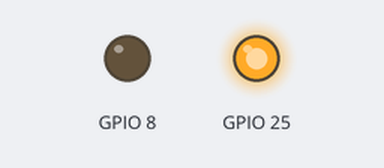
The program below on a simulated Raspberry Pi (BCM pin numbers). Shown: output pins drawn as LEDs (lit = HIGH).

Above: at 0.03 s.
At 1.42 s:
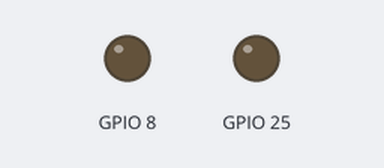
At 2.93 s:
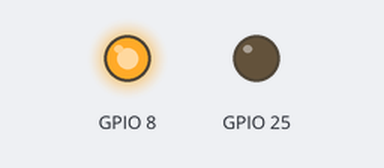
Timing chart, 0 to 3.2 s (numbered marks = the images above):
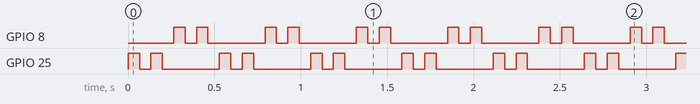

The program:

strobe.py
```python
#!/usr/bin/env python3

#----------------------------------------------------------------------
# Copyright (c) 2021, gcarver
# All rights reserved.
#
# Redistribution and use in source and binary forms, with or without modification,
# are permitted provided that the following conditions are met:
#
#     * Redistributions of source code must retain the above copyright notice,
#       this list of conditions and the following disclaimer.
#
#     * Redistributions in binary form must reproduce the above copyright notice,
#       this list of conditions and the following disclaimer in the documentation
#       and/or other materials provided with the distribution.
#
#     * The name of Guy Carver may not be used to endorse or promote products derived
#       from this software without specific prior written permission.
#
# THIS SOFTWARE IS PROVIDED BY THE COPYRIGHT HOLDERS AND CONTRIBUTORS "AS IS" AND
# ANY EXPRESS OR IMPLIED WARRANTIES, INCLUDING, BUT NOT LIMITED TO, THE IMPLIED
# WARRANTIES OF MERCHANTABILITY AND FITNESS FOR A PARTICULAR PURPOSE ARE
# DISCLAIMED. IN NO EVENT SHALL THE COPYRIGHT OWNER OR CONTRIBUTORS BE LIABLE FOR
# ANY DIRECT, INDIRECT, INCIDENTAL, SPECIAL, EXEMPLARY, OR CONSEQUENTIAL DAMAGES
# (INCLUDING, BUT NOT LIMITED TO, PROCUREMENT OF SUBSTITUTE GOODS OR SERVICES;
# LOSS OF USE, DATA, OR PROFITS; OR BUSINESS INTERRUPTION) HOWEVER CAUSED AND ON
# ANY THEORY OF LIABILITY, WHETHER IN CONTRACT, STRICT LIABILITY, OR TORT
# (INCLUDING NEGLIGENCE OR OTHERWISE) ARISING IN ANY WAY OUT OF THE USE OF THIS
# SOFTWARE, EVEN IF ADVISED OF THE POSSIBILITY OF SUCH DAMAGE.
#
# FILE    strobe.py
# BY      gcarver
# DATE    05/04/2021 01:50 AM
#----------------------------------------------------------------------

import RPi.GPIO as gp

#--------------------------------------------------------
class strobe(object):
  '''Strobe 2 pins (labelled left/right) twice each repeatedly while on.
     assume gpio has been initialized to BCM mode.'''

  _DELAY = 0.05

  #--------------------------------------------------------
  def __init__( self, left, right, delay = _DELAY ):
    '''left index, right index, delay in seconds (Default to _DELAY)'''
    super(strobe, self).__init__()

    #Make sure gpio is initialized.
    if gp.getmode() != gp.BCM:
      gp.setwarnings(False)
      gp.setmode(gp.BCM)

    self._lights = (left, right)
    self._time = 0.0
    self._index = 0
    gp.setup(left, gp.OUT)
    gp.setup(right, gp.OUT)
    self.on = False

  #--------------------------------------------------------
  def __del__( self ):
    self.on = False

  #--------------------------------------------------------
  @property
  def on( self ):
    return self._on

  #--------------------------------------------------------
  @on.setter
  def on( self, aValue ):
    self._on = aValue
    if not aValue:                              # If turning off then turn off now instead of in update.
      for i in self._lights:
        gp.output(i, 0)
      self._index = 0
      self._time = 0.0

  #--------------------------------------------------------
  def toggle( self ):
    ''' Toggle on/off. '''
    self.on = not self.on

  #--------------------------------------------------------
  def update( self, aDT ):
    '''Call this once a frame with the elapsed time since last call.'''
    if self.on:
      self._time -= aDT
      if self._time <= 0.0:
        self._blink()

  #--------------------------------------------------------
  def _blink( self ):
    '''Go to next blink state.'''
    self._time = strobe._DELAY
    side = (self._index >> 2) & 0x01
    self._index += 1
    gp.output(self._lights[side], (self._index & 1))

#--------------------------------------------------------
if __name__ == '__main__':
  from time import sleep, perf_counter

  s = strobe(25, 8)
  s.on = True
  prevtime = perf_counter()
  try:
    while 1:
      nexttime = perf_counter()
      delta = max(0.01, nexttime - prevtime)
      prevtime = nexttime
      s.update(delta)
      sleep(0.033)
  finally:
    s.on = False
```

Measured:
- by itself, GPIO 8, GPIO 25: repeats every 0.53 s: LOW 0.07 s, HIGH 0.07 s, LOW 0.33 s, HIGH 0.07 s
